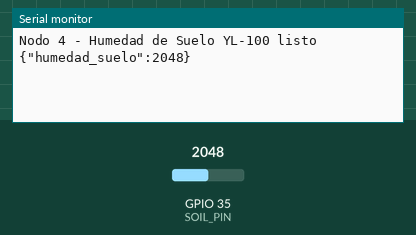
Bench run of a sketch on a simulated ESP32. On the bench: the last lines printed to the serial monitor. The test bench sets the inputs (shaded band); at power-on: GPIO 35 (SOIL_PIN) = 2048.

Above: at 2.2 s.
2.3 s: GPIO 35 (SOIL_PIN) set to 2866
At 4.2 s:
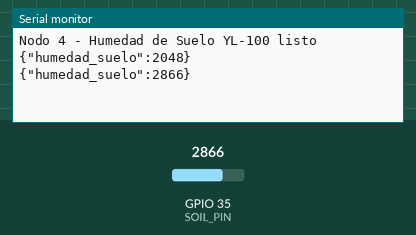
5.0 s: GPIO 35 (SOIL_PIN) set to 3603
At 5.8 s:
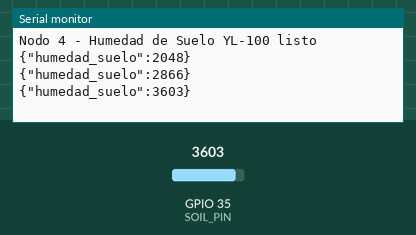
Timing chart, 0 to 8.0 s (numbered marks = the images above; inputs shaded):
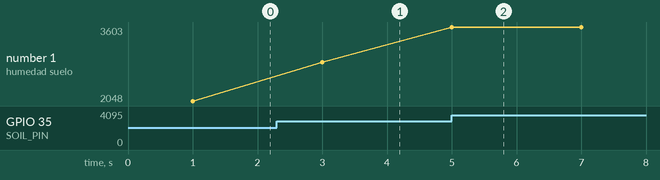

The sketch:

SensorYL-100.ino
```cpp
#define SOIL_PIN 35   // A0 del módulo YL-100

void setup() {
  Serial.begin(115200);
  delay(1000);
  Serial.println("Nodo 4 - Humedad de Suelo YL-100 listo");
}

void loop() {
  int soil = analogRead(SOIL_PIN);

  // Crear JSON
  String json = "{";
  json += "\"humedad_suelo\":" + String(soil);
  json += "}";

  Serial.println(json);

  delay(2000);
}
```

Measured:
- after the input at 2.3 s, the serial monitor: prints a new line after 0.70 s (image 1)
- after the input at 5.0 s, the serial monitor: prints a new line at once (image 2)
- plotted number 1: 2048 → 2866 after the input at 2.3 s, 2866 → 3603 after the input at 5.0 s
